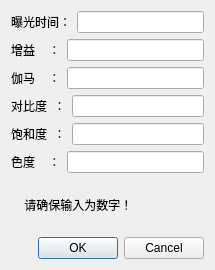
<?xml version="1.0" encoding="UTF-8"?>
<ui version="4.0">
 <class>camera_setting_dialog</class>
 <widget class="QDialog" name="camera_setting_dialog">
  <property name="geometry">
   <rect>
    <x>0</x>
    <y>0</y>
    <width>215</width>
    <height>270</height>
   </rect>
  </property>
  <property name="windowTitle">
   <string>相机设置</string>
  </property>
  <layout class="QVBoxLayout" name="verticalLayout">
   <item>
    <layout class="QHBoxLayout" name="horizontalLayout_5">
     <item>
      <widget class="QLabel" name="ExpoTime_label">
       <property name="text">
        <string>曝光时间：</string>
       </property>
      </widget>
     </item>
     <item>
      <widget class="QLineEdit" name="ExpoTime"/>
     </item>
    </layout>
   </item>
   <item>
    <layout class="QHBoxLayout" name="horizontalLayout_6">
     <item>
      <widget class="QLabel" name="ExpoAGain_label">
       <property name="text">
        <string>增益    ：</string>
       </property>
      </widget>
     </item>
     <item>
      <widget class="QLineEdit" name="ExpoAGain"/>
     </item>
    </layout>
   </item>
   <item>
    <layout class="QHBoxLayout" name="horizontalLayout_4">
     <item>
      <widget class="QLabel" name="Gamma_label">
       <property name="text">
        <string>伽马    ：</string>
       </property>
      </widget>
     </item>
     <item>
      <widget class="QLineEdit" name="Gamma"/>
     </item>
    </layout>
   </item>
   <item>
    <layout class="QHBoxLayout" name="horizontalLayout_2">
     <item>
      <widget class="QLabel" name="contrast_label">
       <property name="text">
        <string>对比度  ：</string>
       </property>
      </widget>
     </item>
     <item>
      <widget class="QLineEdit" name="contrast">
       <property name="minimumSize">
        <size>
         <width>0</width>
         <height>0</height>
        </size>
       </property>
       <property name="maximumSize">
        <size>
         <width>999999</width>
         <height>16777215</height>
        </size>
       </property>
      </widget>
     </item>
    </layout>
   </item>
   <item>
    <layout class="QHBoxLayout" name="horizontalLayout_3">
     <item>
      <widget class="QLabel" name="saturation_label">
       <property name="text">
        <string>饱和度  ：</string>
       </property>
      </widget>
     </item>
     <item>
      <widget class="QLineEdit" name="saturation">
       <property name="minimumSize">
        <size>
         <width>0</width>
         <height>0</height>
        </size>
       </property>
       <property name="maximumSize">
        <size>
         <width>99999</width>
         <height>16777215</height>
        </size>
       </property>
      </widget>
     </item>
    </layout>
   </item>
   <item>
    <layout class="QHBoxLayout" name="horizontalLayout" stretch="0,0">
     <item>
      <widget class="QLabel" name="hue_label">
       <property name="text">
        <string>色度    ：</string>
       </property>
      </widget>
     </item>
     <item>
      <widget class="QLineEdit" name="hue">
       <property name="minimumSize">
        <size>
         <width>100</width>
         <height>0</height>
        </size>
       </property>
       <property name="maximumSize">
        <size>
         <width>999999</width>
         <height>16777215</height>
        </size>
       </property>
      </widget>
     </item>
    </layout>
   </item>
   <item>
    <widget class="QLabel" name="label">
     <property name="text">
      <string>    请确保输入为数字！</string>
     </property>
    </widget>
   </item>
   <item>
    <widget class="QDialogButtonBox" name="buttonBox">
     <property name="orientation">
      <enum>Qt::Horizontal</enum>
     </property>
     <property name="standardButtons">
      <set>QDialogButtonBox::Cancel|QDialogButtonBox::Ok</set>
     </property>
    </widget>
   </item>
  </layout>
 </widget>
 <resources/>
 <connections>
  <connection>
   <sender>buttonBox</sender>
   <signal>accepted()</signal>
   <receiver>camera_setting_dialog</receiver>
   <slot>accept()</slot>
   <hints>
    <hint type="sourcelabel">
     <x>248</x>
     <y>254</y>
    </hint>
    <hint type="destinationlabel">
     <x>157</x>
     <y>274</y>
    </hint>
   </hints>
  </connection>
  <connection>
   <sender>buttonBox</sender>
   <signal>rejected()</signal>
   <receiver>camera_setting_dialog</receiver>
   <slot>reject()</slot>
   <hints>
    <hint type="sourcelabel">
     <x>316</x>
     <y>260</y>
    </hint>
    <hint type="destinationlabel">
     <x>286</x>
     <y>274</y>
    </hint>
   </hints>
  </connection>
 </connections>
</ui>
